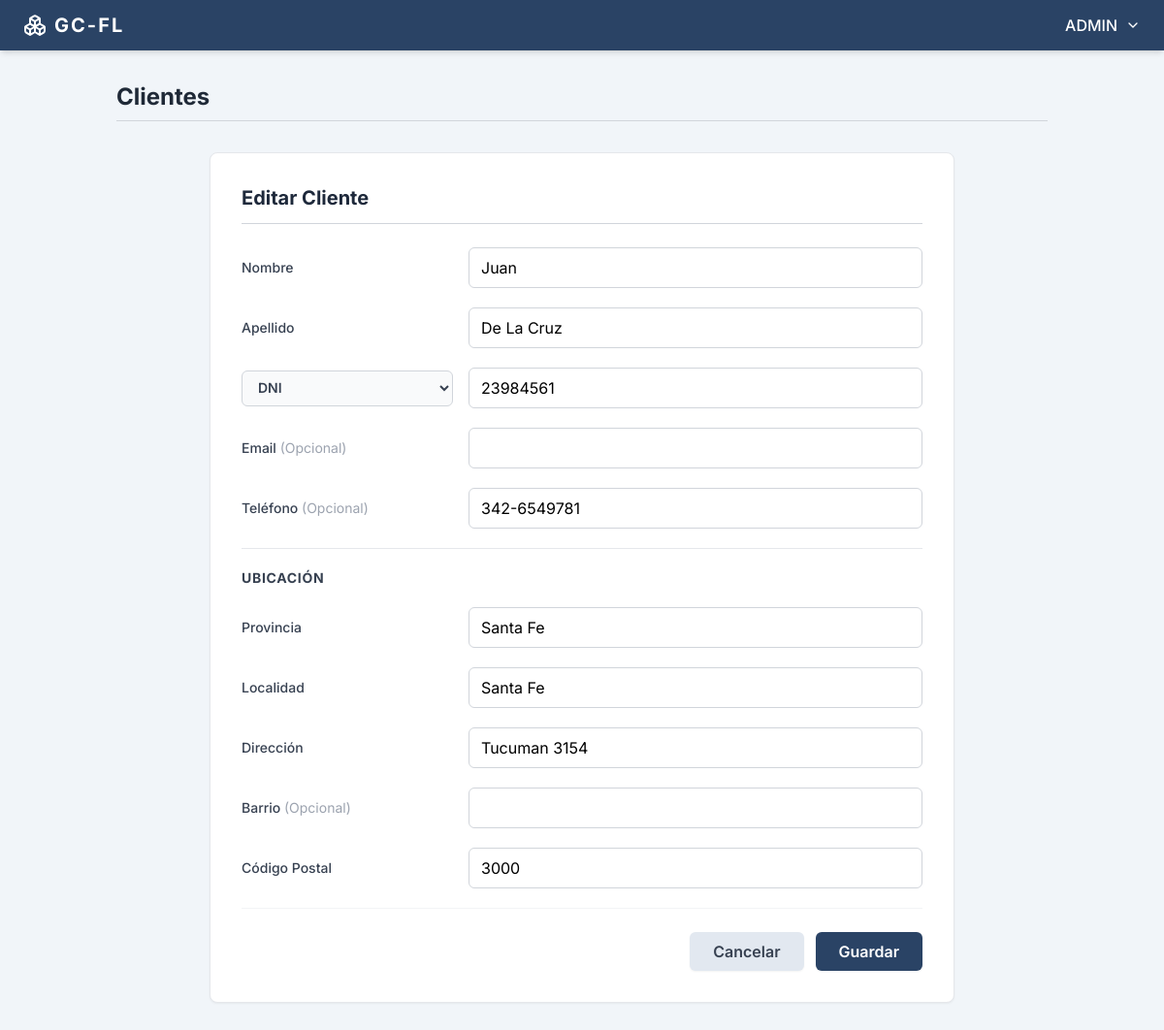
/clientes/editar/2/ (signed in), run on the app's committed database.
### users/models.py (models this page shows)
class User(AbstractUser):
    class Meta:
        db_table = 'users'
        verbose_name = 'User'
        verbose_name_plural = 'Users'

### clientes/models.py (models this page shows, shortened)
class Cliente(models.Model):
    TIPO_DOCUMENTO_CHOICES = [
        ('DNI', 'DNI'),
        ('CUIL', 'CUIL'),
        ('CUIT', 'CUIT'),
        ('PASAPORTE', 'PASAPORTE'),
    ]
    nombre = models.CharField(max_length=100)
    apellido = models.CharField(max_length=100)
    tipo_documento = models.CharField(max_length=20, choices=TIPO_DOCUMENTO_CHOICES, default='DNI')
    numero_documento = models.CharField(max_length=50, unique=True)
    provincia = models.CharField(max_length=100)
    localidad = models.CharField(max_length=100)
    direccion = models.CharField(max_length=200)
    barrio = models.CharField(max_length=100, blank=True, null=True)
    codigo_postal = models.CharField(max_length=20)
    telefono = models.CharField(max_length=50, blank=True, null=True)
    email = models.EmailField(blank=True, null=True)
    fecha_registro = models.DateTimeField(auto_now_add=True)
    class Meta:
        db_table = 'clientes'
        verbose_name = 'Cliente'
        verbose_name_plural = 'Clientes'
        ordering = ['nombre', 'apellido'] # Ordena por nombre

### clientes/views.py (the view)
# urls.py: path('editar/<int:pk>/', views.cliente_edit, name='cliente_edit'),
@login_required
def cliente_edit(request, pk):
    cliente = get_object_or_404(Cliente, pk=pk)
    max_permission = UserRole.objects.filter(user_id=request.user).aggregate(
        max_permission=models.Max('role__clientes')
    )['max_permission'] or 0
    if max_permission < 2:
        messages.error(request, 'No tienes permisos para editar clientes.')
        return redirect('clientes:clientes_list')
    if request.method == 'POST':
        form = ClienteForm(request.POST, instance=cliente)
        if form.is_valid():
            form.save()
            messages.success(request, 'Cliente actualizado exitosamente.')
            return redirect('clientes:clientes_list')
    else:
        form = ClienteForm(instance=cliente)
    context = {
        'form': form,
        'cliente': cliente,
        'accion': 'Editar',
    }
    return render(request, 'clientes/cliente_form.html', context)

### clientes/forms.py
class ClienteForm(forms.ModelForm):
    class Meta:
        model = Cliente
        fields = '__all__' # Acepta todos los campos del modelo Cliente

### clientes/templates/clientes/cliente_form.html (shortened to what this page needs)
<!DOCTYPE html>
<html lang="es">
<head>
    <script src="https://cdn.tailwindcss.com"></script>
</head>
<body class="min-h-screen flex flex-col">
    <nav class="bg-[#2a4365] text-white px-6 py-3 flex justify-between items-center shadow-md relative z-20">
        <div class="flex items-center space-x-2">
            <i data-lucide="boxes" class="w-6 h-6"></i>
            <span class="font-bold text-xl tracking-widest">GC-FL</span>
        </div>
        <div class="relative ml-auto">
            <button onclick="toggleDropdown()" class="flex items-center space-x-2 hover:text-gray-200 focus:outline-none transition-colors">
                <span class="font-medium text-transform: uppercase">{{ user.username }}</span>
                <i data-lucide="chevron-down" class="w-4 h-4"></i>
            </button>
        </div>
    </nav>
    <main class="flex-1 p-8 max-w-5xl mx-auto w-full relative z-10">
        <div class="mb-8 border-b border-gray-300 pb-2 flex items-center text-gray-800">
            <h1 class="text-2xl font-bold">Clientes</h1>
        </div>
        <div class="bg-white rounded-lg shadow-sm border border-gray-200 p-8 max-w-3xl mx-auto">
            <div class="border-b border-gray-300 pb-3 mb-6">
                <h2 class="text-xl font-bold text-[#1e293b]">{{ accion }} Cliente</h2>
            </div>
            <form method="POST" class="space-y-5">
                <div class="flex flex-col md:flex-row md:items-center">
                    <label class="w-full md:w-1/3 text-sm font-medium text-gray-700 mb-1 md:mb-0">Nombre</label>
                    <input type="text" name="nombre" value="{{ form.nombre.value|default_if_none:'' }}" class="w-full md:w-2/3 border border-gray-300 rounded-md py-2 px-3 focus:outline-none focus:border-[#2a4365] focus:ring-1 focus:ring-[#2a4365]" required>
                </div>
                <div class="flex flex-col md:flex-row md:items-center">
                    <label class="w-full md:w-1/3 text-sm font-medium text-gray-700 mb-1 md:mb-0">Apellido</label>
                    <input type="text" name="apellido" value="{{ form.apellido.value|default_if_none:'' }}" class="w-full md:w-2/3 border border-gray-300 rounded-md py-2 px-3 focus:outline-none focus:border-[#2a4365] focus:ring-1 focus:ring-[#2a4365]" required>
                </div>
                <div class="flex flex-col md:flex-row md:items-center">
                    <div class="w-full md:w-1/3 mb-2 md:mb-0 md:pr-4">
                        <select name="tipo_documento" class="w-full border border-gray-300 rounded-md py-2 px-3 bg-gray-50 focus:outline-none focus:border-[#2a4365] focus:ring-1 focus:ring-[#2a4365] text-sm font-semibold text-gray-700">
                            <option value="DNI" {% if form.tipo_documento.value == 'DNI' %}selected{% endif %}>DNI</option>
                        </select>
                    </div>
                    <input type="text" name="numero_documento" value="{{ form.numero_documento.value|default_if_none:'' }}" placeholder="Número de Identificación" class="w-full md:w-2/3 border border-gray-300 rounded-md py-2 px-3 focus:outline-none focus:border-[#2a4365] focus:ring-1 focus:ring-[#2a4365]" required>
                </div>
                <div class="flex flex-col md:flex-row md:items-center">
                    <label class="w-full md:w-1/3 text-sm font-medium text-gray-700 mb-1 md:mb-0">Email <span class="text-gray-400 font-normal">(Opcional)</span></label>
                    <input type="email" name="email" value="{{ form.email.value|default_if_none:'' }}" class="w-full md:w-2/3 border border-gray-300 rounded-md py-2 px-3 focus:outline-none focus:border-[#2a4365] focus:ring-1 focus:ring-[#2a4365]">
                </div>
                <div class="flex flex-col md:flex-row md:items-center">
                    <label class="w-full md:w-1/3 text-sm font-medium text-gray-700 mb-1 md:mb-0">Teléfono <span class="text-gray-400 font-normal">(Opcional)</span></label>
                    <input type="tel" name="telefono" value="{{ form.telefono.value|default_if_none:'' }}" class="w-full md:w-2/3 border border-gray-300 rounded-md py-2 px-3 focus:outline-none focus:border-[#2a4365] focus:ring-1 focus:ring-[#2a4365]">
                </div>
                <hr class="border-gray-200 my-6">
                <h3 class="text-sm font-bold text-gray-700 mb-4 uppercase tracking-wider">Ubicación</h3>
                <div class="flex flex-col md:flex-row md:items-center">
                    <label class="w-full md:w-1/3 text-sm font-medium text-gray-700 mb-1 md:mb-0">Provincia</label>
                    <input type="text" name="provincia" value="{{ form.provincia.value|default_if_none:'' }}" class="w-full md:w-2/3 border border-gray-300 rounded-md py-2 px-3 focus:outline-none focus:border-[#2a4365] focus:ring-1 focus:ring-[#2a4365]" required>
                </div>
                <div class="flex flex-col md:flex-row md:items-center">
                    <label class="w-full md:w-1/3 text-sm font-medium text-gray-700 mb-1 md:mb-0">Localidad</label>
                    <input type="text" name="localidad" value="{{ form.localidad.value|default_if_none:'' }}" class="w-full md:w-2/3 border border-gray-300 rounded-md py-2 px-3 focus:outline-none focus:border-[#2a4365] focus:ring-1 focus:ring-[#2a4365]" required>
                </div>
                <div class="flex flex-col md:flex-row md:items-center">
                    <label class="w-full md:w-1/3 text-sm font-medium text-gray-700 mb-1 md:mb-0">Dirección</label>
                    <input type="text" name="direccion" value="{{ form.direccion.value|default_if_none:'' }}" class="w-full md:w-2/3 border border-gray-300 rounded-md py-2 px-3 focus:outline-none focus:border-[#2a4365] focus:ring-1 focus:ring-[#2a4365]" required>
                </div>
                <div class="flex flex-col md:flex-row md:items-center">
                    <label class="w-full md:w-1/3 text-sm font-medium text-gray-700 mb-1 md:mb-0">Barrio <span class="text-gray-400 font-normal">(Opcional)</span></label>
                    <input type="text" name="barrio" value="{{ form.barrio.value|default_if_none:'' }}" class="w-full md:w-2/3 border border-gray-300 rounded-md py-2 px-3 focus:outline-none focus:border-[#2a4365] focus:ring-1 focus:ring-[#2a4365]">
                </div>
                <div class="flex flex-col md:flex-row md:items-center">
                    <label class="w-full md:w-1/3 text-sm font-medium text-gray-700 mb-1 md:mb-0">Código Postal</label>
                    <input type="text" name="codigo_postal" value="{{ form.codigo_postal.value|default_if_none:'' }}" class="w-full md:w-2/3 border border-gray-300 rounded-md py-2 px-3 focus:outline-none focus:border-[#2a4365] focus:ring-1 focus:ring-[#2a4365]" required>
                </div>
                <div class="pt-6 flex justify-end gap-3 mt-6 border-t border-gray-100">
                    <a href="{% url 'clientes:clientes_list' %}" class="bg-[#e2e8f0] text-gray-700 hover:bg-[#cbd5e1] font-semibold py-2 px-6 rounded-md transition-colors shadow-sm text-center">
                        Cancelar
                    </a>
                    <button type="submit" class="bg-[#2a4365] hover:bg-[#1e324b] text-white font-semibold py-2 px-6 rounded-md transition-colors shadow-sm">
                        Guardar
                    </button>
                </div>
            </form>
        </div>
    </main>
</body>
</html>

### clientes/templates/clientes/cliente_form.html (style rules this page uses)
body { font-family: 'Inter', sans-serif; background-color: #f1f5f9; }

### data on the page
User: username "ADMIN"
Cliente: nombre "Juan", apellido "De La Cruz", tipo_documento "DNI", numero_documento "23984561", telefono "342-6549781", provincia "Santa Fe", localidad "Santa Fe", direccion "Tucuman 3154", codigo_postal "3000"

### other printed values
{{ accion }} "Editar"
